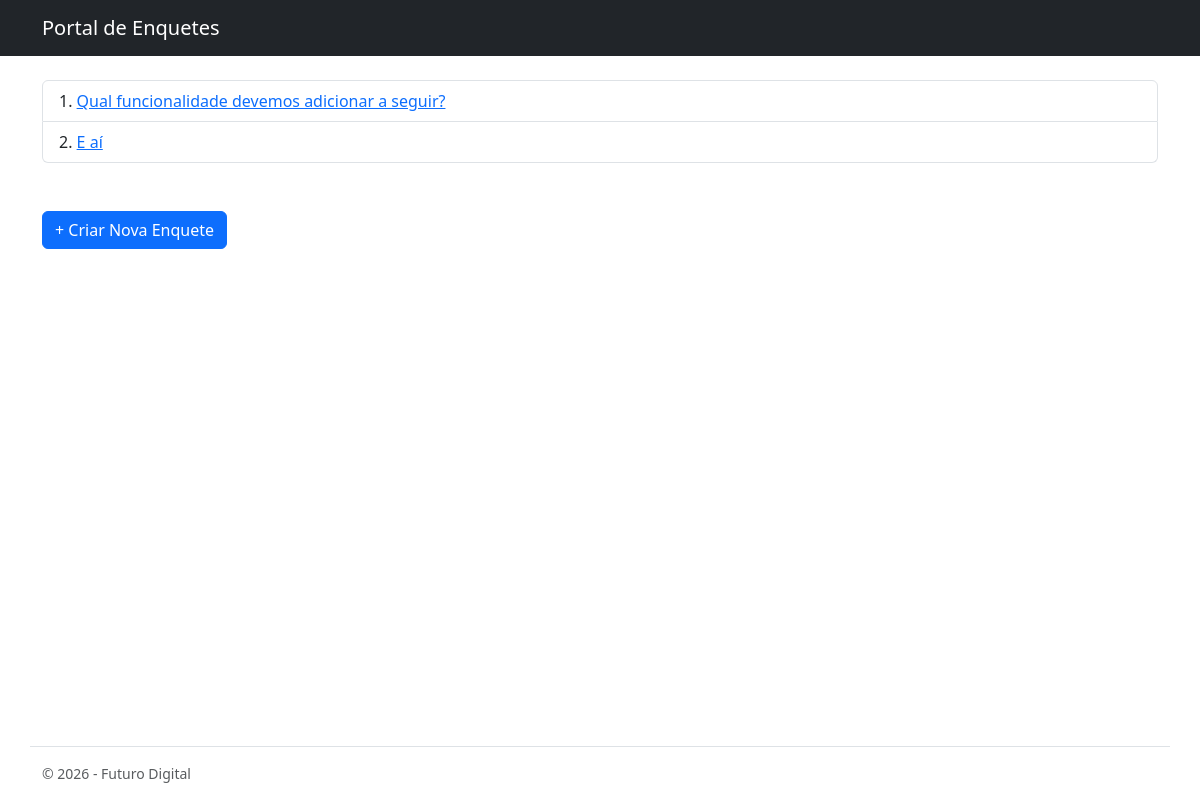
The app's page /, older data.
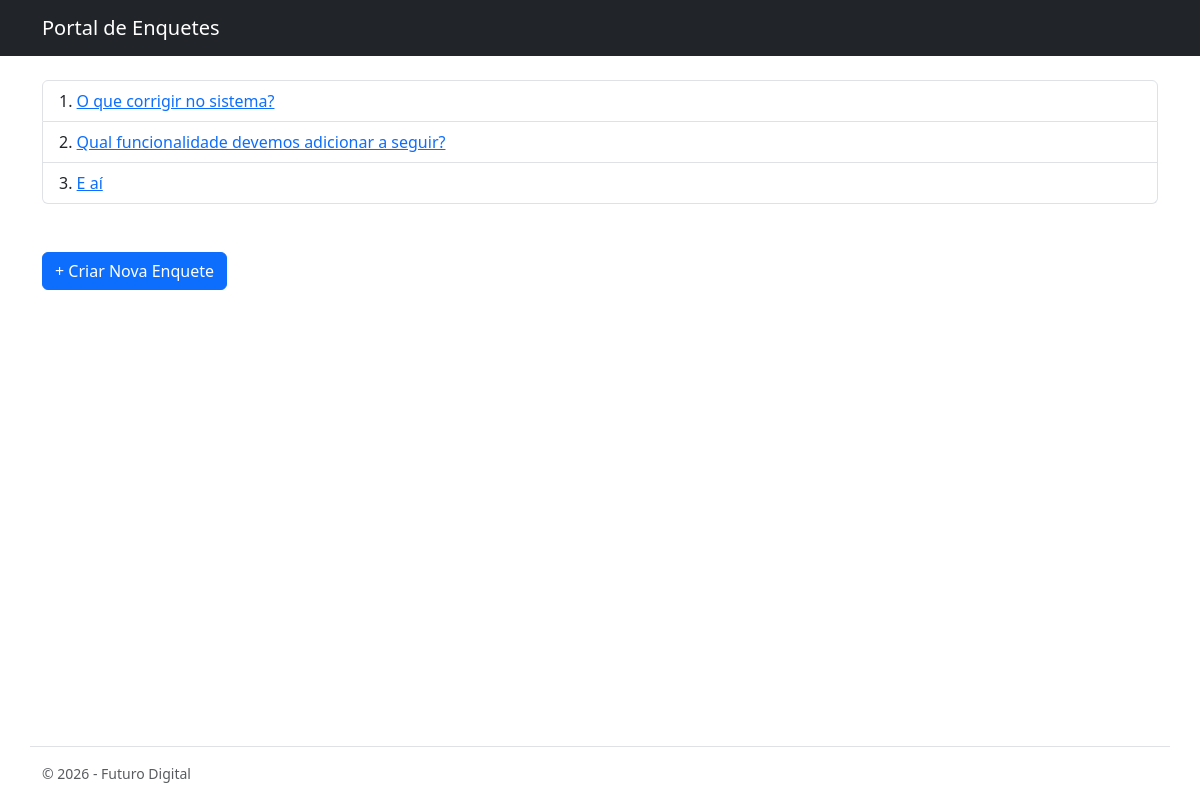
The same page, newer data.
### enquetes/models.py (models this page shows, shortened)
class Questao(models.Model):
    descricao = models.CharField(max_length=200)
    data_pub = models.DateTimeField("Data de publicação")
    class Meta:
        verbose_name = "Questão"
        verbose_name_plural = "Questões"

### enquetes/views.py (the view)
# urls.py: path('', views.index, name='index'),
def index(request):
    lista_questoes_recentes = Questao.objects.order_by("-data_pub")[:5]
    contexto = {"lista_questoes_recentes":lista_questoes_recentes}
    return render(request, 'enquetes/index.html', contexto)

### enquetes/templates/enquetes/index.html
{% extends "enquetes/base.html" %}
{% block content %}
    {% if lista_questoes_recentes %}
        <ol class="list-group list-group-numbered">
            {% for questao in lista_questoes_recentes %}
            <li class="list-group-item">
                <a href="{% url "enquetes:detalhe" questao.id %}">{{ questao.descricao }}</a>
            </li>
            {% endfor %}
        </ol>
    {% else %}
        <p>Nenhuma enquete disponível ainda.</p>
    {% endif %}
    <a href="{% url 'enquetes:nova_enquete' %}" class="btn btn-primary mt-5">+ Criar Nova Enquete</a>
{% endblock %}

### enquetes/templates/enquetes/base.html (shortened to what this page needs)
<!DOCTYPE html>
<html lang="pt-BR">
<head>
    <link href="https://cdn.jsdelivr.net/npm/bootstrap@5.3.8/dist/css/bootstrap.min.css" rel="stylesheet">
    <link rel="stylesheet" href="https://cdn.jsdelivr.net/npm/bootstrap-icons@1.13.1/font/bootstrap-icons.min.css">
</head>
<body>
    <header>
        <nav class="navbar navbar-dark bg-dark">
            <div class="container">
                <a href="{% url "enquetes:index" %}" class="navbar-brand">Portal de Enquetes</a>
            </div>
        </nav>
    </header>
    <main class="container mt-4">
        {% block content %}
        {% endblock  %}
    </main>
    <footer class="container mt-5 border-top pt-3 fixed-bottom">
        <p class="text-muted small">&copy; 2026 - Futuro Digital</p>
    </footer>
</body>
</html>

Row changes from the older to the newer data that the page shows:
added Questao: descricao "O que corrigir no sistema?"
